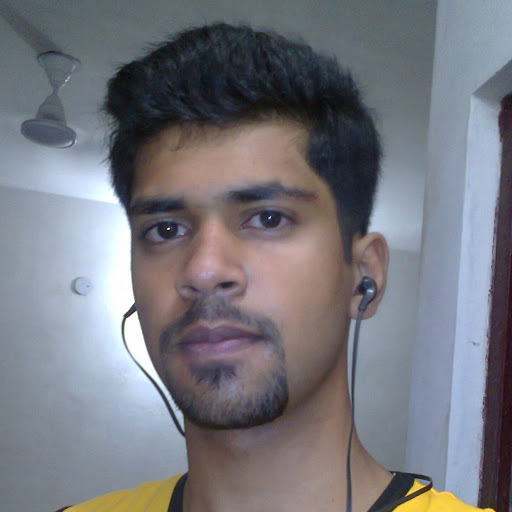
//> input picture Base/Debug/photo.jpg, 512 x 512 px
$ ./Main ../Debug/photo.jpg   (built with g++ and OpenCV 4)
//> lines starting //> are read from the running program, lines starting //| are printed output that depends on the picture

#include "opencv2/imgproc/imgproc.hpp"
#include "opencv2/highgui/highgui.hpp"
#include <opencv2/opencv.hpp>
#include <opencv2/core/core.hpp>
#include <stdlib.h>
#include <stdio.h>
#include <cstdlib>
#include <fstream>
#include <iostream>

using namespace cv;
using namespace std;

int main(int argc, char** argv)
{

	Mat src, src_gray;
	Mat grad;
	char* window_name = "Преобразователь";
	int scale = 1;
	int delta = 0;
	int ddepth = CV_16S;
	//Mat invert, src_gray;
	//int c;

	/// получение изображения
	src = imread(argv[1]);
//> src is the input picture: 512 rows x 512 cols, CV_8UC3; mean B, G, R 125.8, 118.8, 118.2

	if (!src.data)
	{
		return -1;
	}

	GaussianBlur(src, src, Size(3, 3), 0, 0, BORDER_DEFAULT);
	//equalizeHist(src, src);
	/// Преобразование в чб
	cvtColor(src, src_gray, CV_RGB2GRAY);
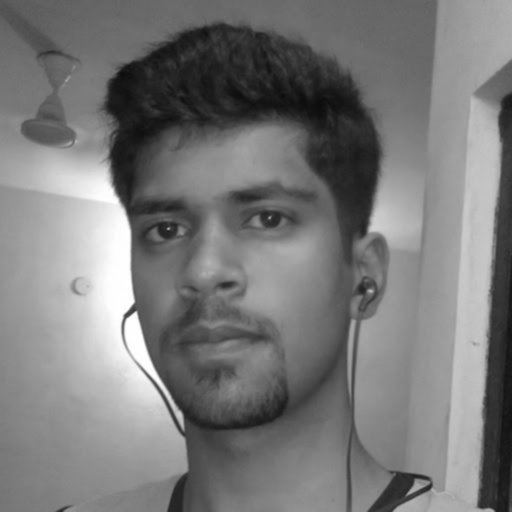
//> src_gray: 512 rows x 512 cols, CV_8UC1; min 11, max 255, mean 120.9

	/// Окошко
	namedWindow(window_name, CV_WINDOW_AUTOSIZE);

	/// Градиенты
	Mat grad_x, grad_y;
	Mat abs_grad_x, abs_grad_y;

	//Собель
	/// X
	//Scharr( src_gray, grad_x, ddepth, 1, 0, scale, delta, BORDER_DEFAULT );
	Sobel(src_gray, grad_x, ddepth, 1, 0, 3, scale, delta, BORDER_DEFAULT);
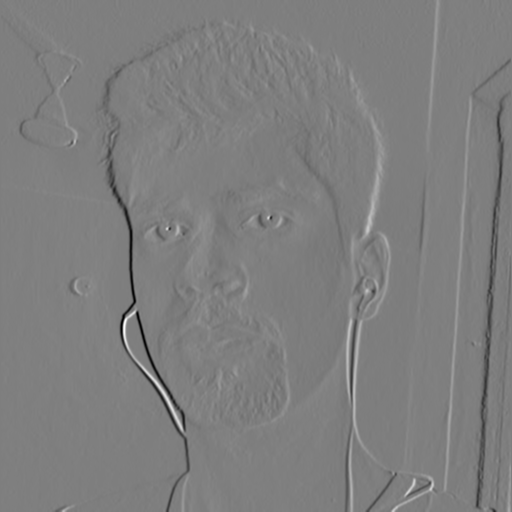
//> grad_x: 512 rows x 512 cols, CV_16SC1; min -511, max 516, mean -1.1; drawn with min black and max white
	convertScaleAbs(grad_x, abs_grad_x);
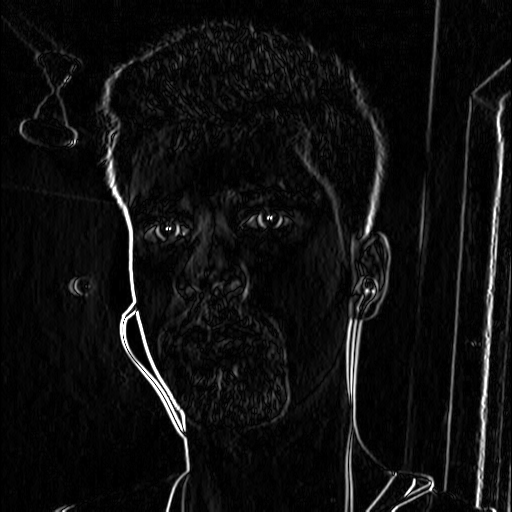
//> abs_grad_x: 512 rows x 512 cols, CV_8UC1; min 0, max 255, mean 15

	/// Y
	//Scharr( src_gray, grad_y, ddepth, 0, 1, scale, delta, BORDER_DEFAULT );
	Sobel(src_gray, grad_y, ddepth, 0, 1, 3, scale, delta, BORDER_DEFAULT);
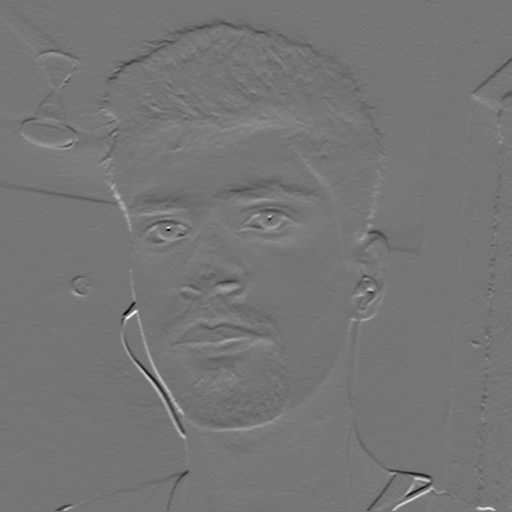
//> grad_y: 512 rows x 512 cols, CV_16SC1; min -422, max 490, mean 0.2; drawn with min black and max white
	convertScaleAbs(grad_y, abs_grad_y);
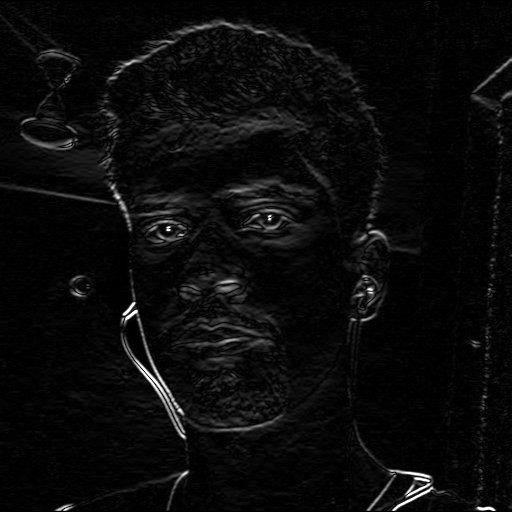
//> abs_grad_y: 512 rows x 512 cols, CV_8UC1; min 0, max 255, mean 10.9

	/// Сумма градиентов
	addWeighted(abs_grad_x, 0.5, abs_grad_y, 0.5, 0, grad);
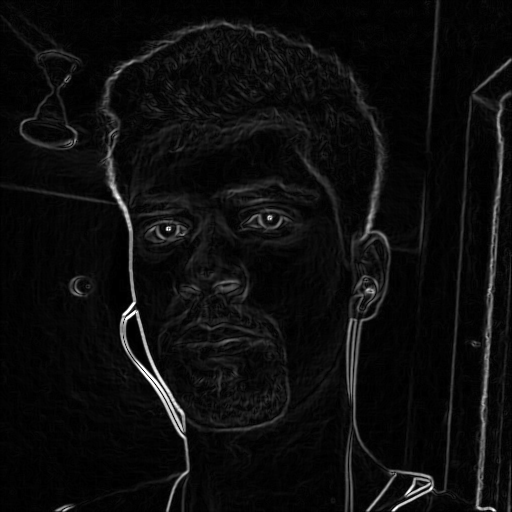
//> grad: 512 rows x 512 cols, CV_8UC1; min 0, max 255, mean 12.9

	/*
		Вывод матричного представления изображения в файл
		В этом выводе можно будет фильтровать значения
	*/
    std::ofstream out("matrix.txt");
	//IplImage *image = (cvLoadImage("alpha.jpg", 0));
	//if (!image)
	//	return 1;
	Mat mtx(grad);
	out << mtx << ' ';

	/*Инверсия
	При инверсии в матричном виде существуют слишком большие коэффициенты,
	для меньшего размера и удобства читаемости закомментим;
	данное преобразование важно	лишь для визуального восприятия
	*/
	//bitwise_not(grad, grad);


	try {
		imwrite("postcontrol.jpg", grad);

	}
	catch (std::runtime_error& ex) {
		fprintf(stderr, "Exception converting image to JPG format: %s\n", ex.what());
		return 1;

	}
	imshow(window_name, grad);
	waitKey(0);

}

// [86 lines of commented-out code are left out]
